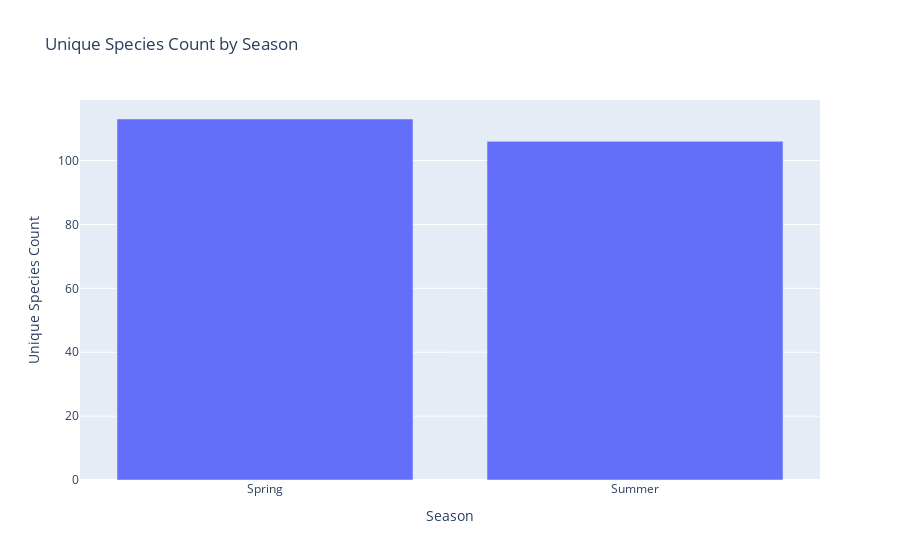

The notebook cell this image was saved under:
### Markdown cell above
##### Seasonal trends observation of Unique species

### Code cell
# Create a bar chart for seasonal trends
fig_seasonal_trends = px.bar(seasonal_species_count, x='Season', y='Unique_Species_Count', title='Unique Species Count by Season')
fig_seasonal_trends.update_layout(xaxis_title='Season', yaxis_title='Unique Species Count')
fig_seasonal_trends.show()

### Figure 1 — Plotly figure (JSON) as saved in the notebook; plotly's stock layout.template omitted (floating-point values rounded to 4 significant figures)
{"data": [{"hovertemplate": "Season=%{x}<br>Unique_Species_Count=%{y}<extra></extra>", "legendgroup": "", "marker": {"color": "#636efa", "pattern": {"shape": ""}}, "name": "", "orientation": "v", "showlegend": false, "textposition": "auto", "type": "bar", "x": ["Spring", "Summer"], "xaxis": "x", "y": [113, 106], "yaxis": "y"}], "layout": {"barmode": "relative", "legend": {"tracegroupgap": 0}, "title": {"text": "Unique Species Count by Season"}, "xaxis": {"anchor": "y", "domain": [0, 1], "title": {"text": "Season"}}, "yaxis": {"anchor": "x", "domain": [0, 1], "title": {"text": "Unique Species Count"}}}}
